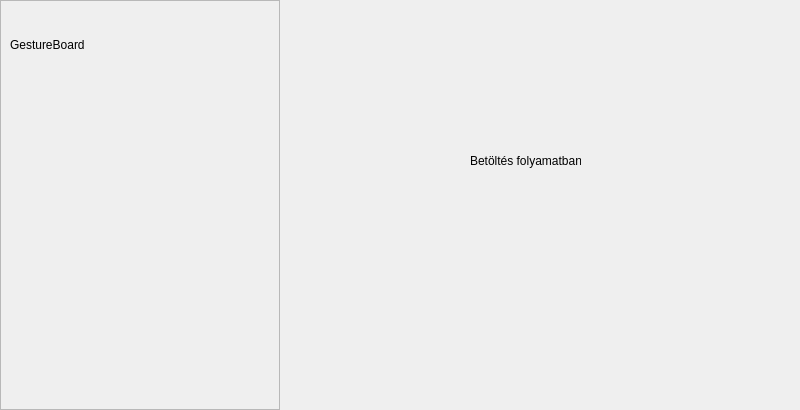
<?xml version="1.0" encoding="UTF-8"?>
<ui version="4.0">
 <class>Form</class>
 <widget class="QWidget" name="Form">
  <property name="geometry">
   <rect>
    <x>0</x>
    <y>0</y>
    <width>800</width>
    <height>410</height>
   </rect>
  </property>
  <property name="windowTitle">
   <string>Form</string>
  </property>
  <widget class="QFrame" name="frameBlue">
   <property name="geometry">
    <rect>
     <x>0</x>
     <y>0</y>
     <width>280</width>
     <height>410</height>
    </rect>
   </property>
   <property name="frameShape">
    <enum>QFrame::Shape::StyledPanel</enum>
   </property>
   <property name="frameShadow">
    <enum>QFrame::Shadow::Raised</enum>
   </property>
   <widget class="QLabel" name="lblTitle">
    <property name="geometry">
     <rect>
      <x>10</x>
      <y>20</y>
      <width>240</width>
      <height>50</height>
     </rect>
    </property>
    <property name="text">
     <string>GestureBoard</string>
    </property>
   </widget>
  </widget>
  <widget class="QLabel" name="lblLoading">
   <property name="geometry">
    <rect>
     <x>470</x>
     <y>150</y>
     <width>111</width>
     <height>21</height>
    </rect>
   </property>
   <property name="text">
    <string>Betöltés folyamatban</string>
   </property>
  </widget>
 </widget>
 <resources/>
 <connections/>
</ui>
